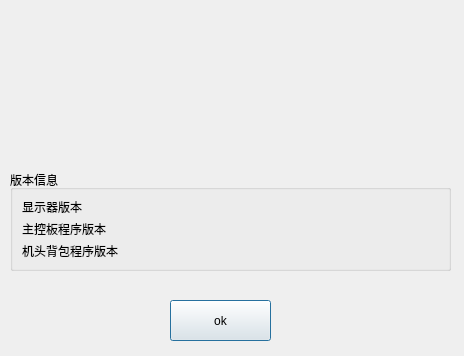
<?xml version="1.0" encoding="UTF-8"?>
<ui version="4.0">
 <class>DialogAbout</class>
 <widget class="QDialog" name="DialogAbout">
  <property name="geometry">
   <rect>
    <x>0</x>
    <y>0</y>
    <width>464</width>
    <height>356</height>
   </rect>
  </property>
  <property name="windowTitle">
   <string>关于</string>
  </property>
  <widget class="QPushButton" name="pushButton">
   <property name="geometry">
    <rect>
     <x>170</x>
     <y>300</y>
     <width>101</width>
     <height>41</height>
    </rect>
   </property>
   <property name="text">
    <string>ok</string>
   </property>
  </widget>
  <widget class="QGroupBox" name="groupBox">
   <property name="geometry">
    <rect>
     <x>10</x>
     <y>170</y>
     <width>441</width>
     <height>101</height>
    </rect>
   </property>
   <property name="title">
    <string>版本信息</string>
   </property>
   <layout class="QGridLayout" name="gridLayout">
    <item row="0" column="0">
     <widget class="QLabel" name="label_2">
      <property name="text">
       <string>显示器版本</string>
      </property>
     </widget>
    </item>
    <item row="0" column="1">
     <widget class="QLabel" name="label_ver_display">
      <property name="text">
       <string/>
      </property>
     </widget>
    </item>
    <item row="1" column="0">
     <widget class="QLabel" name="label_3">
      <property name="text">
       <string>主控板程序版本</string>
      </property>
     </widget>
    </item>
    <item row="2" column="0">
     <widget class="QLabel" name="label_4">
      <property name="text">
       <string>机头背包程序版本</string>
      </property>
     </widget>
    </item>
    <item row="1" column="1">
     <widget class="QLabel" name="label_ver_mainboard">
      <property name="text">
       <string/>
      </property>
     </widget>
    </item>
    <item row="2" column="1">
     <widget class="QLabel" name="label_ver_bag">
      <property name="text">
       <string/>
      </property>
     </widget>
    </item>
   </layout>
  </widget>
 </widget>
 <resources/>
 <connections/>
</ui>
